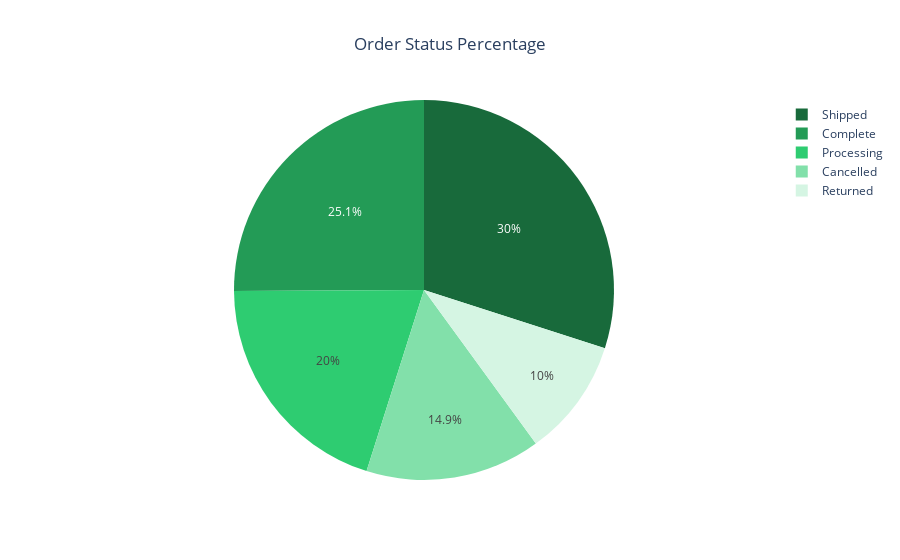

Here is the notebook cell this chart was saved with:
### Code cell
green_colors = ['#186a3b', '#239b56', '#2ecc71', '#82e0aa', '#d5f5e3', '#eafaf1']
fig = px.pie(order_status, values='count', names='status', title='Order Status Percentage', color_discrete_sequence= green_colors)
fig.update_layout(title={'x': 0.5, 'xanchor': 'center'},)
fig.show()

### Figure 1 — Plotly figure (JSON) as saved in the notebook; plotly's stock layout.template omitted (floating-point values rounded to 4 significant figures)
{"data": [{"domain": {"x": [0, 1], "y": [0, 1]}, "hovertemplate": "status=%{label}<br>count=%{value}<extra></extra>", "labels": ["Shipped", "Complete", "Processing", "Cancelled", "Returned"], "legendgroup": "", "name": "", "showlegend": true, "type": "pie", "values": [54440, 45609, 36388, 27090, 18232]}], "layout": {"autosize": true, "legend": {"tracegroupgap": 0}, "piecolorway": ["#186a3b", "#239b56", "#2ecc71", "#82e0aa", "#d5f5e3", "#eafaf1"], "title": {"text": "Order Status Percentage", "x": 0.5, "xanchor": "center"}}}
